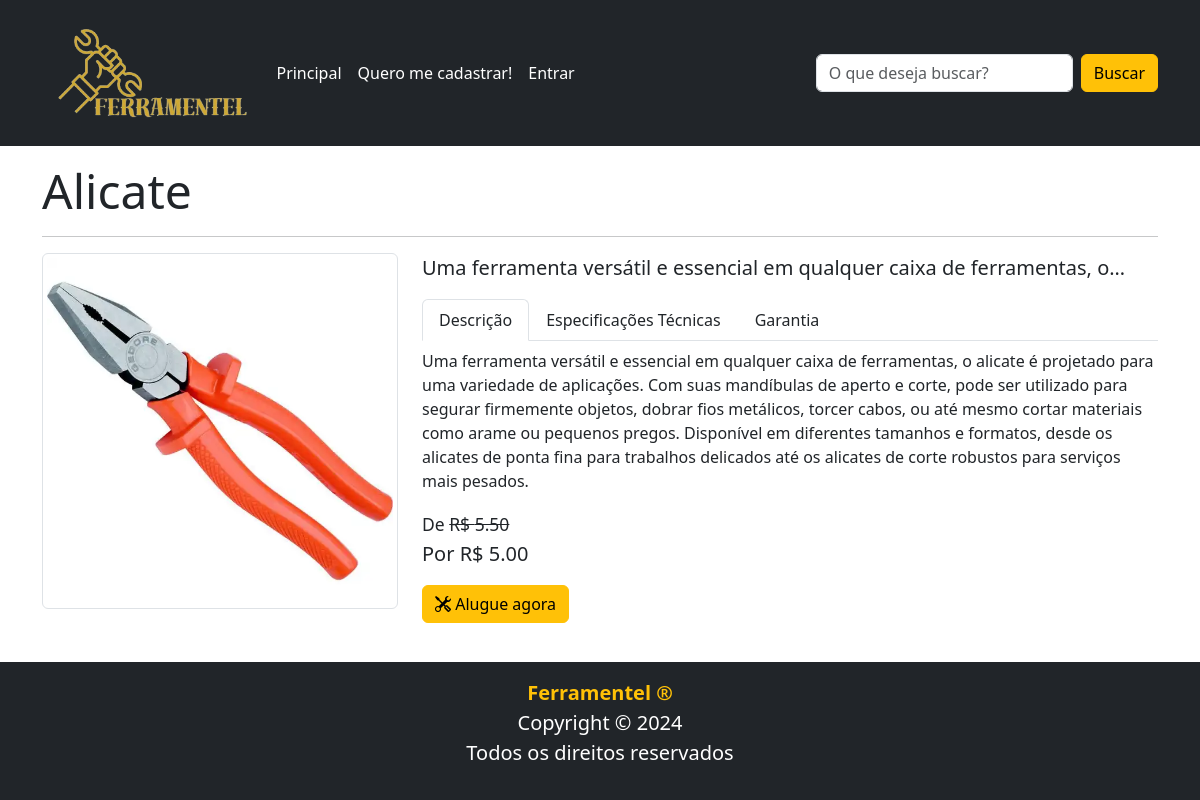
Screenshot of /produto/1 with the database file from the repository.
### tables this page shows
CREATE TABLE produto (
        id INTEGER PRIMARY KEY AUTOINCREMENT,
        nome TEXT NOT NULL,
        preco FLOAT NOT NULL,
        descricao TEXT NOT NULL,
        estoque INTEGER NOT NULL);

### routes/main_routes.py (the view)
@router.get("/produto/{id:int}")
async def get_produto(request: Request, id: int):
    produto = ProdutoRepo.obter_um(id)
    return templates.TemplateResponse(
        "produto.html",
        {"request": request, "produto": produto},
    )

### templates/produto.html (shortened to what this page needs)
{% extends "base.html" %}
{% block conteudo %}
<h1 class="display-5"><b>{{produto.nome}}</b></h1>
<hr>
<div class="row">
    <div class="col-4">
        <img src="/static/img/produtos/{{'{:04d}'.format(produto.id)}}.jpg"
            class="img-thumbnail">
    </div>
    <div class="col-8">
        <p class="lead texto-1-linha">{{produto.descricao}}</p>
        <ul class="nav nav-tabs mb-2">
            <li class="nav-item">
                <a class="nav-link text-dark active" href="#"
                    data-bs-toggle="tab"
                    data-bs-target="#divDescricao">Descrição</a>
            </li>
            <li class="nav-item">
                <a class="nav-link text-dark" href="#" data-bs-toggle="tab"
                    data-bs-target="#divEspecs">Especificações Técnicas</a>
            </li>
            <li class="nav-item">
                <a class="nav-link text-dark" href="#" data-bs-toggle="tab"
                    data-bs-target="#divGarantia">Garantia</a>
            </li>
        </ul>
        <div class="tab-content" id="tab-content">
            <div class="tab-pane active" id="divDescricao">
                {{produto.descricao}}
            </div>
        </div>
        <p class="lead mb-0">
            <span class="small">De <s>R$
                    {{"{:,.2f}".format(produto.preco*1.1)}}</s></span>
        </p>
        <p class="lead">
            Por <b>R$ {{"{:,.2f}".format(produto.preco)}}</b>
        </p>
        <a href="/emprestar"
            class="btn btn-warning">
            <i class="bi bi-tools"></i>
            Alugue agora
        </a>
    </div>
</div>
{% endblock %}

### templates/base.html (shortened to what this page needs)
<!DOCTYPE html>
<html lang="pt-br">
<head>
    <link rel="stylesheet" href="/static/lib/bootstrap/bootstrap.min.css">
    <link rel="stylesheet" href="/static/lib/bootstrap-icons/font/bootstrap-icons.min.css">
    <link rel="stylesheet" href="/static/css/estilos.css">
</head>
<body class="d-flex flex-column min-vh-100">
    {%- set cliente = request.state.cliente -%}
    {% include "header.html" %}
    <main class="container mt-3">
        {% block conteudo %}{% endblock %}
    </main>
    {% include "footer.html" %}
</body>
</html>

### templates/header.html (shortened to what this page needs)
<nav class="navbar navbar-expand-lg navbar-dark bg-dark navbar-custom">
    <div class="container">
        <a class="navbar-brand" href="/">
            <img src="/static/img/logo.png" style="height: 120px;">
        </a>
        {% set pagina_atual = request.url.path %}
        <div class="collapse navbar-collapse" id="menuPrincipal">
            {% if cliente.admin == True -%}
            <ul class="navbar-nav me-auto mb-2 mb-lg-0">
                <li class="nav-item">
                    <a class="nav-link {{ 'active' if pagina_atual == '/' }}"
                        href="/">Principal</a>
                </li>
                <li class="nav-item">
                    <a
                        class="nav-link {{ 'active' if pagina_atual == '/' }}"
                        href="/cadastrar_ferramenta">Cadastrar Ferramenta</a>
                </li>
                <li class="nav-item">
                    <a
                        class="nav-link {{ 'active' if pagina_atual == '/' }}"
                        href="/solicitacoes_gerente">Solicitações</a>
                </li>
                <li class="nav-item dropdown">
                    <a class="nav-link dropdown-toggle text-white" href="#" role="button" data-bs-toggle="dropdown">
                        Olá, <b>Gerente</b>!
                    </a>
                    <ul class="dropdown-menu">
                        <li><a class="dropdown-item  {{ 'active' if pagina_atual == '/cliente/dados' }} text-dark" href="/cliente/dados">Dados Pessoais</a></li>
                        <li><a class="dropdown-item  {{ 'active' if pagina_atual == '/cliente/senha' }} text-dark" href="/cliente/senha">Alterar Senha</a></li>
                        <li>
                            <hr class="dropdown-divider">
                        </li>
                        <li><a class="dropdown-item text-dark" href="/cliente/sair">Sair</a></li>
                    </ul>
                </li>
                </ul>
                {%- else: -%}
                <ul class="navbar-nav me-auto mb-2 mb-lg-0">
                    <li class="nav-item">
                        <a class="nav-link {{ 'active' if pagina_atual == '/' }} text-white" href="/">Principal</a>
                    </li>
                {% if not cliente or not cliente.nome -%}
                <li class="nav-item">
                    <a
                        class="nav-link {{ 'active' if pagina_atual == '/cadastro' }}"
                        href="/cadastro">Quero me cadastrar!</a>
                </li>
                <li class="nav-item">
                    <a
                        class="nav-link {{ 'active' if pagina_atual == '/entrar' }}"
                        href="/entrar">Entrar</a>
                </li>
                    {%- endif -%}
                </ul>
                {%- endif -%}
            <form class="d-flex" role="search" action="/buscar" method="get">
                <input class="form-control me-2" type="search"
                    placeholder="O que deseja buscar?" name="q">
                <button class="btn btn-warning" type="submit">Buscar</button>
            </form>
        </div>
    </div>
</nav>

### templates/message.html (shortened to what this page needs)
{% if not message_success: %}
{%- set message_success = request.cookies.get("message_success") -%}
{% endif %}
{% if not message_warning: %}
{%- set message_warning = request.cookies.get("message_warning") -%}
{% endif %}
{% if not message_danger: %}
{%- set message_danger = request.cookies.get("message_danger") -%}
{% endif %}

### templates/footer.html
<footer class="bg-dark text-white text-center p-3 mt-auto">
    <p class="lead mb-0 text-warning fw-bold">Ferramentel &reg;</p>
    <p class="lead mb-0">Copyright &copy; 2024</p>
    <p class="lead">Todos os direitos reservados</p>
</footer>

### static/css/estilos.css (style rules this page uses)
.texto-1-linha { display: -webkit-box; -webkit-line-clamp: 1; line-clamp: 1; -webkit-box-orient: vertical; overflow: hidden; }
.navbar-custom { background-color: #343a40; }
.navbar-custom .navbar-nav .nav-link { color: white !important; }
.navbar-custom .navbar-brand { color: white !important; }

### rows the page displays
produto: nome "Alicate", descricao "Uma ferramenta versátil e essencial em qualquer caixa de ferramentas,…", descricao "Uma ferramenta versátil e essencial em qualquer caixa de ferramentas, o alicate é projetado para uma variedade de aplicações. Com suas mandíbulas de aperto e corte, pode ser utilizado para segurar firmemente objetos, dobrar fios metálicos, torcer cabos, ou até mesmo cortar materiais como arame ou pequenos pregos. Disponível em diferentes tamanhos e formatos, desde os alicates de ponta fina para trabalhos delicados até os alicates de corte robustos para serviços mais pesados.", produto.preco*1.1 "5.50", preco "5.00"
